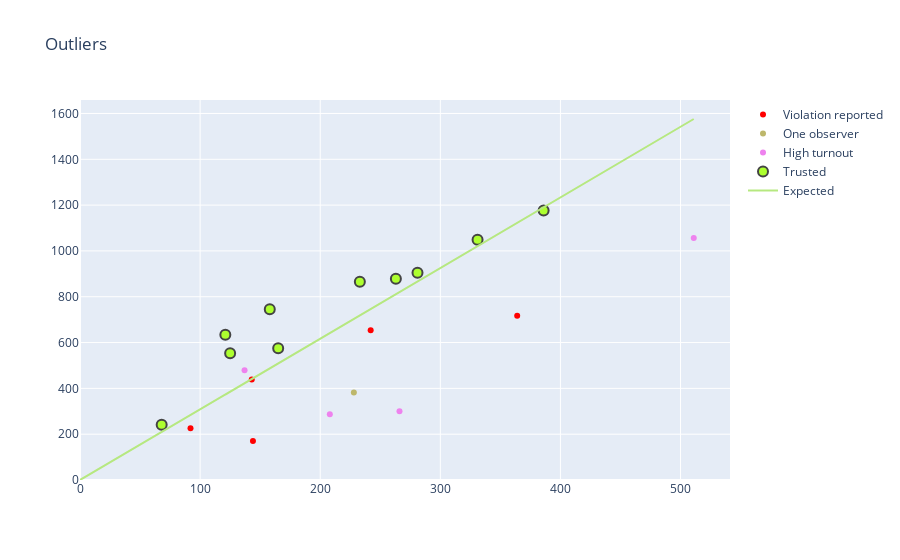

This figure's notebook cell:
### Code cell
tih_chart('town_below100', 1)

### Figure 1 — Plotly figure (JSON) as saved in the notebook; plotly's stock layout.template omitted (floating-point values rounded to 4 significant figures)
{"data": [{"marker": {"color": "red"}, "mode": "markers", "name": "Violation reported", "text": ["01-049-0014", "01-055-0004", "01-056-0007", "01-056-0020", "01-057-0002"], "type": "scatter", "x": [364, 92, 143, 242, 144], "y": [717, 226, 439, 654, 170]}, {"marker": {"color": "orange"}, "mode": "markers", "name": "No observers", "text": [], "type": "scatter", "x": [], "y": []}, {"marker": {"color": "darkkhaki"}, "mode": "markers", "name": "One observer", "text": ["01-049-0008"], "type": "scatter", "x": [228], "y": [382]}, {"marker": {"color": "violet"}, "mode": "markers", "name": "High turnout", "text": ["01-049-0006", "01-054-0005", "01-054-0009", "01-056-0017"], "type": "scatter", "x": [266, 511, 137, 208], "y": [300, 1056, 479, 287]}, {"marker": {"color": "grey"}, "mode": "markers", "name": "Mess in official data", "text": [], "type": "scatter", "x": [], "y": []}, {"marker": {"color": "blue"}, "mode": "markers", "name": "Trusted outlier", "text": [], "type": "scatter", "x": [], "y": []}, {"marker": {"color": "greenyellow", "line": {"width": 2}, "size": 10}, "mode": "markers", "name": "Trusted", "text": ["01-049-0013", "01-049-0015", "01-054-0001", "01-055-0002", "01-055-0003", "01-055-0032", "01-056-0005", "01-056-0019", "01-062-0009", "01-063-0010"], "type": "scatter", "x": [233, 386, 263, 165, 158, 125, 281, 331, 68, 121], "y": [865, 1176, 879, 575, 745, 553, 905, 1049, 241, 634]}, {"mode": "lines", "name": "Expected", "text": ["01-049-0006", "01-049-0008", "01-049-0013", "01-049-0014", "01-049-0015", "01-054-0001", "01-054-0005", "01-054-0009", "01-055-0002", "01-055-0003", "01-055-0004", "01-055-0032", "01-056-0005", "01-056-0007", "01-056-0017", "01-056-0019", "01-056-0020", "01-057-0002", "01-062-0009", "01-063-0010"], "type": "scatter", "x": [0, 266, 228, 233, 364, 386, 263, 511, 137, 165, 158, 92, 125, 281, 143, 208, 331, 242, 144, 68, 121], "y": [0, 820.3, 703.2, 718.6, 1123.0, 1190.0, 811.1, 1576.0, 422.5, 508.9, 487.3, 283.7, 385.5, 866.6, 441.0, 641.5, 1021.0, 746.3, 444.1, 209.7, 373.2]}], "layout": {"title": {"text": "Outliers"}, "xaxis": {"rangemode": "tozero"}, "yaxis": {"rangemode": "tozero"}}}
